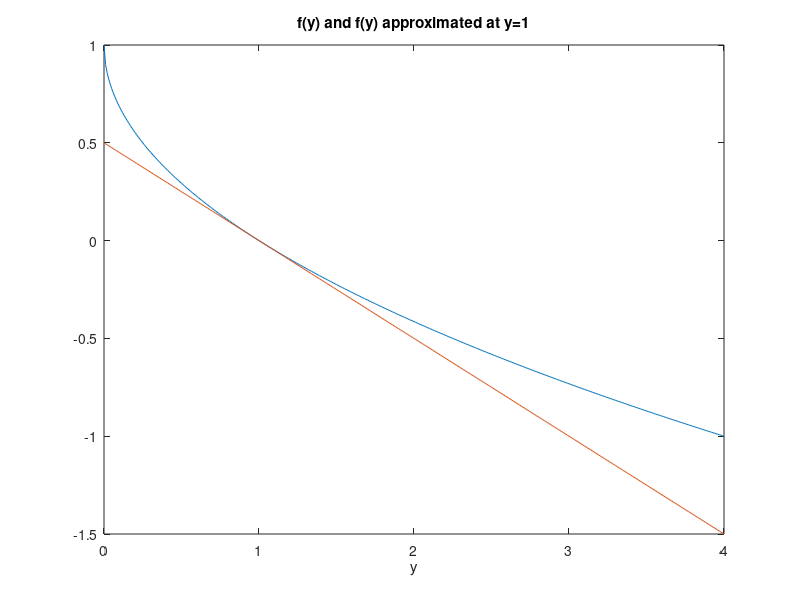

Here is the MATLAB script that generated this plot: (Note: this script raises an error after producing the figure.)
clf
	y=0:0.01:4;
	fy=1-sqrt(y);
	deltafy=-1/2*y;
	fyapprox=deltafy+1/2;
	plot(y,fy,y,fyapprox)
	xlabel('y');
	title('f(y) and f(y) approximated at y=1');
	gtext('f(y)')
	gtext('f(y) approximated')
